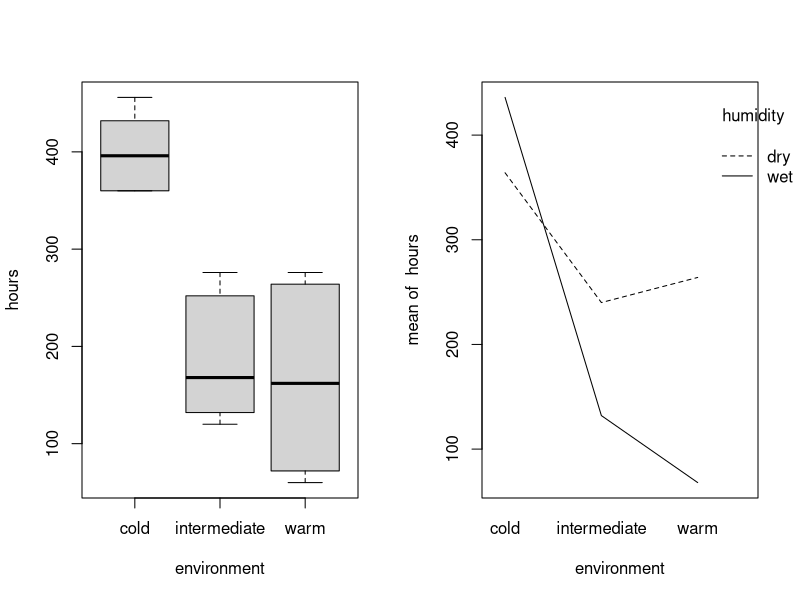
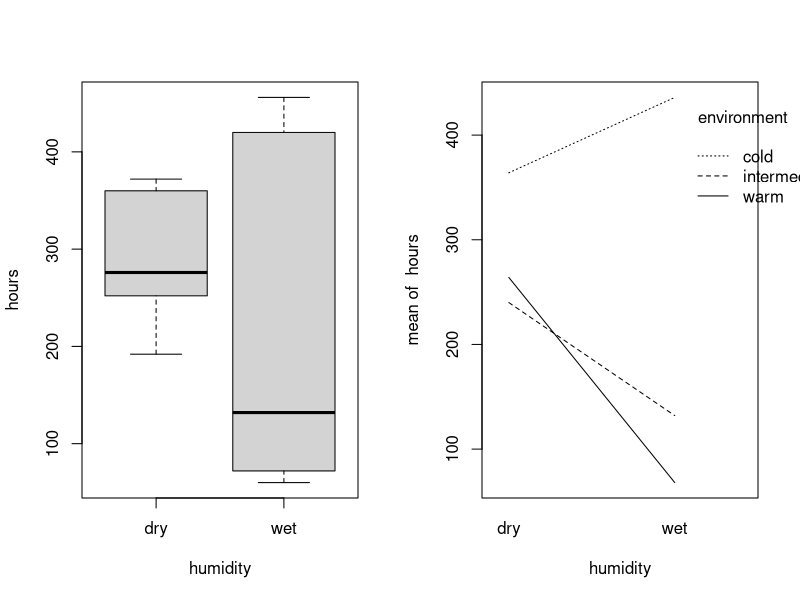
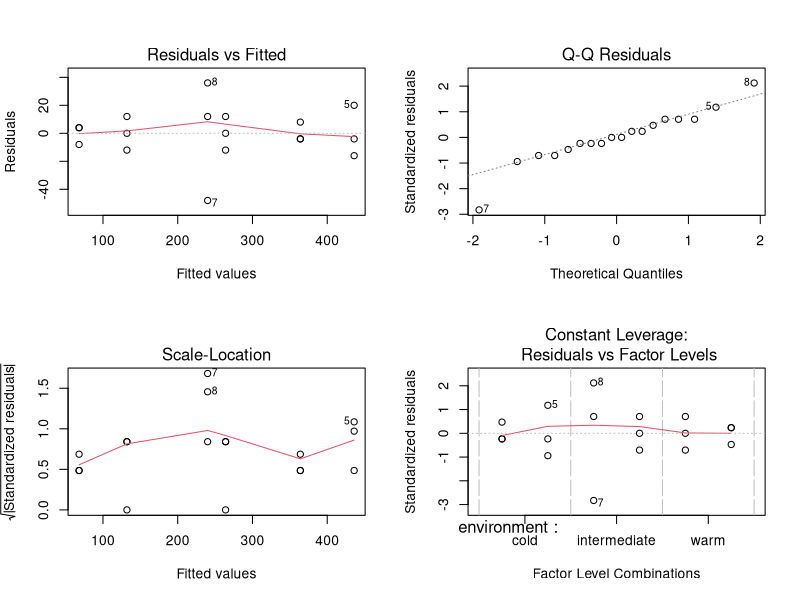
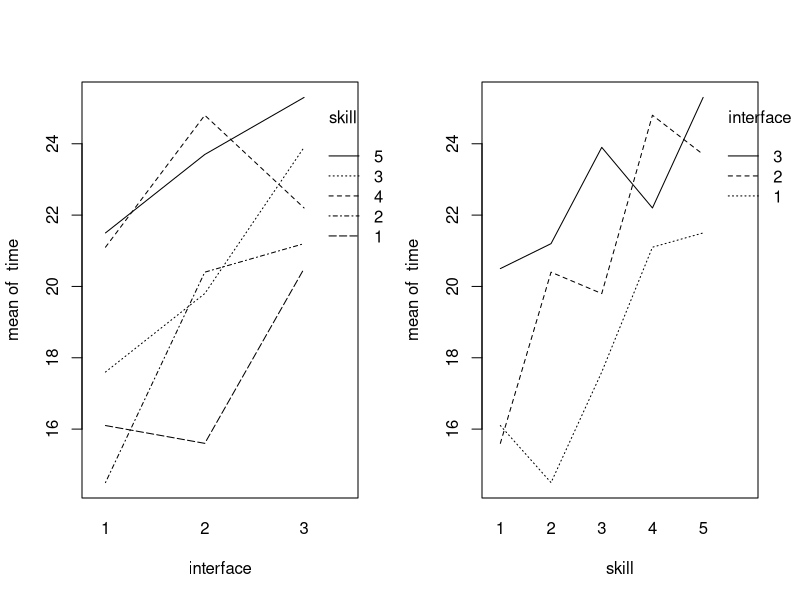
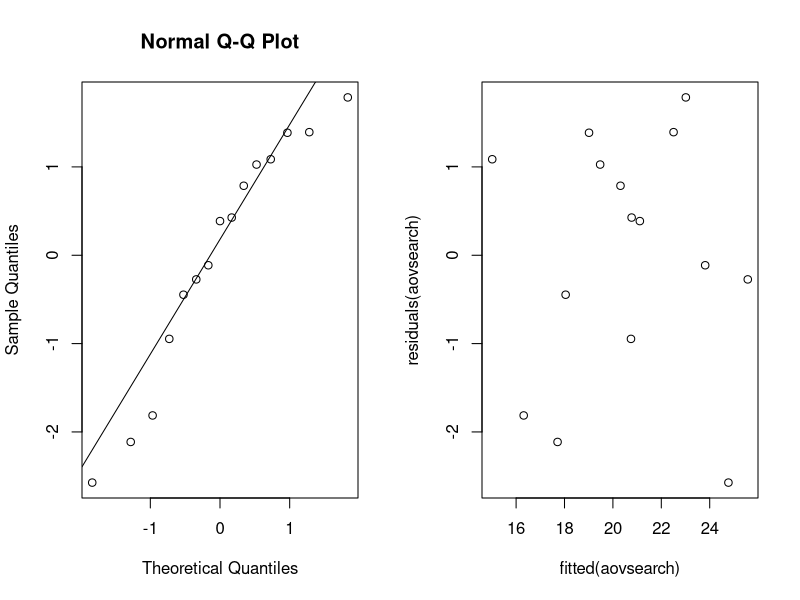
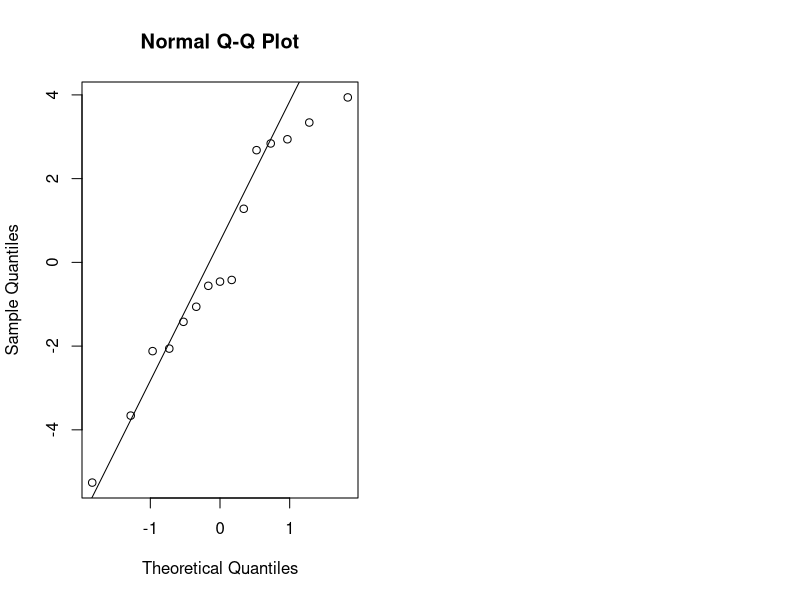

The R source for these figures, in order: (Note: this script raises an error after producing the figures.)
## ---- chunk 1
knitr::opts_chunk$set(fig.height = 2.5)
options(show.signif.stars=FALSE)
## ---- chunk 2
bread = read.table(file = 'data/bread.txt', header = TRUE)
## ---- chunk 3
# The randomization process for 18 slices
# Take hours column from the data
hrs = as.vector(as.matrix(bread$hours))
# Create environment column
env = rep(c('cold', 'intermediate', 'warm'), each = 6)
# Create humidity column
humi = rep(c('dry', 'wet'), each = 3)
# Converting to data frame
head(data.frame(cbind(hrs, env, humi)))
## ---- chunk 4
# Divide into two columns
par(mfrow=c(1, 2))
attach(bread)
# Boxplot vs interaction plot in hours~environment
boxplot(hours~environment, data = bread)
interaction.plot(environment, humidity, hours, fixed = TRUE)
# Boxplot vs interaction plot in hours~humidity
boxplot(hours~humidity, data = bread)
interaction.plot(humidity, environment, hours, fixed = TRUE)
## ---- chunk 5
# Creating linear model and ANOVA test
breadaov = lm(hours~environment*humidity, data = bread); anova(breadaov)
p_interaction = anova(breadaov)$Pr[3]
## ---- chunk 6
summary(breadaov)[4]
## ---- chunk 7
par(mfrow=c(2, 2))
# Plot the linear fitted model graphs
plot(breadaov)
## ---- chunk 8
search <- read.table("data/search.txt", header=TRUE)
## ---- chunk 9
N <- as.vector(as.matrix(search$time))
I <- as.vector(as.matrix(search$skill))
B <- as.vector(as.matrix(search$interface))
for (i in 1:B){
  print(sample(1:(N*I)))
}
# xtabs(time~interface+skill,data=search)
## ---- chunk 10
# interaction.plot(search_data$interface, search_data$skill, search_data$time)
# boxplot(search_data$interface, search_data$skill, search_data$time)

attach(search)
# par(mfrow=c(1,2))
# boxplot(time~interface)
# boxplot(time~skill)

par(mfrow=c(1,2))
interaction.plot(interface,skill,time)
interaction.plot(skill,interface,time)
## ---- chunk 11
search$skill = as.factor(search$skill)
search$interface = as.factor(search$interface)

aovsearch=lm(time~interface+skill, data=search); anova(aovsearch)
## ---- chunk 12
summary(aovsearch)
## ---- chunk 13
qqnorm(residuals(aovsearch));qqline(residuals(aovsearch))
## ---- chunk 14
plot(fitted(aovsearch),residuals(aovsearch))
## ---- chunk 15
friedman.test(time,interface,skill)
## ---- chunk 16
aovsearch2=lm(time~interface, data=search); anova(aovsearch2)
## ---- chunk 17
qqnorm(residuals(aovsearch2))
qqline(residuals(aovsearch2))
## ---- chunk 18
library(multcomp)
library(lme4)
cow <- read.table("data/cow.txt", header=TRUE)
## ---- chunk 19
cow$id=factor(cow$id); cow$per=factor(cow$per)
aovcow=lm(milk~id+per+treatment,data=cow)
anova(aovcow)
## ---- chunk 20
cowlm <- lm(milk~treatment+per+id,data=cow)
(diff_milk <- glht(cowlm,linfct=mcp(treatment="Tukey")))
## ---- chunk 21
attach(cow)
cowlmer1 <- lmer(milk~treatment+order+per+(1|id),REML=FALSE)
cowlmer2 <- lmer(milk~order+per+(1|id),REML=FALSE)
anova(cowlmer2,cowlmer1)
## ---- chunk 22
(diff_milklmer =glht(cowlmer1,linfct=mcp(treatment="Tukey")))
## ---- chunk 23
attach(cow)
t.test(milk[treatment=="A"],milk[treatment=="B"],paired=TRUE)
## ---- chunk 24
nauseatable = read.table(file = 'nauseatable.txt', header = TRUE)
## ---- chunk 25
table_to_vector = unlist(nauseatable,  use.names = FALSE)
# Create nausea column, possible values 0 (No Nausea), 1(Nausea)
nausea = rep(c('0', '1'), each = 3, times = c(table_to_vector))
med = c('Chlorpromazine','Pentobarbital(100mg)','Pentobarbital(150mg)')
# Create medicine column, contains name of all the medicines
medicine = rep(c(med,med), each = 1, times = c(table_to_vector))
df = data.frame(cbind(nausea, medicine))
## ---- chunk 26
xtabs(~medicine+nausea)
## ---- chunk 27
#options(scipen = 999)
meds = factor(medicine)
mystat=function(x) sum(residuals(x)^2)
B=1000
tstar=numeric(B)
for (i in 1:B) {
  treatstar=sample(meds)
  tstar[i]=mystat(lm(nausea~treatstar))
}
myt=mystat(lm(nausea~treatstar))
myt
hist(tstar)
## ---- chunk 28
pl = sum(tstar<myt)/B 
pr = sum(tstar>myt)/B
pmin = min(pl,pr) 
pvalue = 2*pmin
pvalue
## ---- chunk 29
pvalue_chisq = chisq.test(xtabs(~medicine+nausea, data = nauseatable))[[3]]
pvalue_tstar=2*pmin
pvalue_chisq
pvalue_tstar
## ---- chunk 30
expenses_crime = read.table(file = 'expensescrime.txt', header = TRUE)
## ---- chunk 31
# Step Up method
summary(lm( expend~bad ,data = expenses_crime))
summary(lm( expend~crime ,data = expenses_crime))
summary(lm( expend~lawyers ,data = expenses_crime))
summary(lm( expend~employ ,data = expenses_crime))
summary(lm( expend~pop ,data = expenses_crime))
## ---- chunk 32
summary(lm( expend~employ+bad ,data = expenses_crime))
summary(lm( expend~employ+crime ,data = expenses_crime))
summary(lm( expend~employ+lawyers ,data = expenses_crime))
summary(lm( expend~employ+pop ,data = expenses_crime))
## ---- chunk 33
summary(lm( expend~employ+lawyers+bad ,data = expenses_crime))
summary(lm( expend~employ+lawyers+crime ,data = expenses_crime))
summary(lm( expend~employ+lawyers+pop ,data = expenses_crime))
## ---- chunk 34
#Final model for the step up approach
summary(lm( expend~employ+lawyers ,data = expenses_crime))
## ---- chunk 35
summary(lm( expend~bad+crime+lawyers+employ+pop ,data = expenses_crime))
## ---- chunk 36
summary(lm( expend~crime+lawyers+employ+pop ,data = expenses_crime))

## ---- chunk 37
#Final model using Step down method
summary(lm( expend~lawyers+employ ,data = expenses_crime))[8]

## ---- chunk 38
plot(expenses_crime[,c(3:7)])
## ---- chunk 39
plot(expenses_crime$lawyers, expenses_crime$employ)

## ---- chunk 40
model = lm( expend~lawyers+employ ,data = expenses_crime)
round(cooks.distance(model),2)
plot(cooks.distance(model),type="b")
## ---- chunk 41
influencePlot(model, main="Influence Plot", sub="Circle size represents Cook's Distance")
## ---- chunk 42
cor(expenses_crime[,c(3:7)])
plot(expenses_crime$pop, expenses_crime$employ)
## ---- chunk 43
install.packages("car")
library(car)

model1 = lm( expend~lawyers+employ+pop ,data = expenses_crime)
vif(model)
vif(model1)
## ---- chunk 44
lw_model = lm( expend~lawyers ,data = expenses_crime)
plot(residuals(lw_model),expenses_crime$lawyers)

em_model = lm( expend~employ ,data = expenses_crime)
plot(residuals(em_model),expenses_crime$employ)
## ---- chunk 45
qqnorm(residuals(model));qqline(residuals(model))
